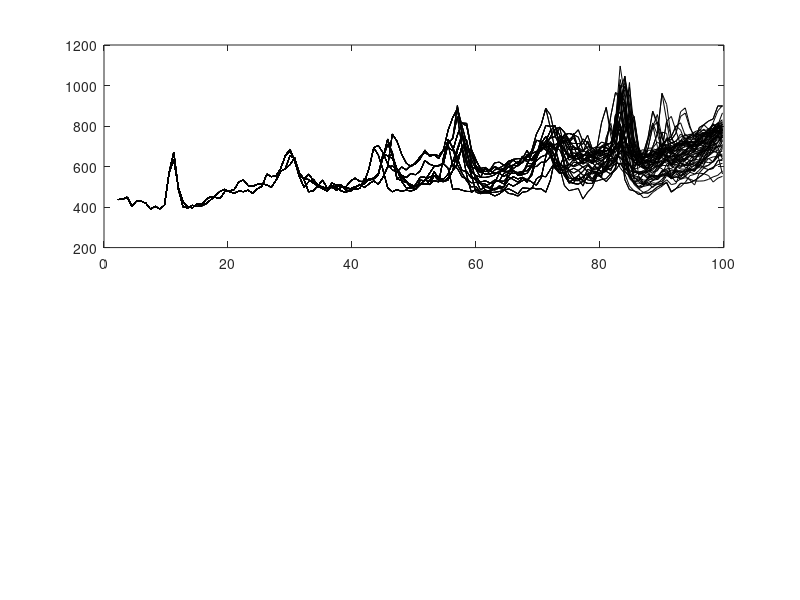

MATLAB code for this plot: (Note: this script raises an error after producing the figure.)
%% Fig.1C (WT)
load('2021-07-20_cyano-03_6.mat')

figure;

subplot(2,1,1);
plot(T,Y,'k-');
hold on;
[pk,lk] = findpeaks((Y(:,9)),T(:,9),'MinPeakProminence',100);
plot(T(:,9),Y(:,9),'c-',lk,pk,'mo','LineWidth',2, 'MarkerSize',12);
nightmodeon(s,12,1);
xlabel('')
ylabel('P_{rpoD4}-EYFP (a.u.)','fontweight','bold')
ylim([400 1200])
xlim([24 96])
set(gca,'XTick',12*(0:20));
set(gca,'FontSize',12);
grid on;

subplot(2,1,2);
plot(T,L_smooth,'k-');
hold on
TF = islocalmin(L_smooth(:,9));
x = T(:,9);y = L_smooth(:,9);
plot(x,y,'c-',x(TF),y(TF),'mo','LineWidth',2, 'MarkerSize',12);
nightmodeon(s,12,1);
xlabel('Time in LL (h)','fontweight','bold')
ylabel('Cell length (\mum)','fontweight','bold')
ylim([2 10])
xlim([24 96])
set(gca,'XTick',12*(0:20));
set(gca,'FontSize',12);
grid on;




%% Fig.1D_WT PrpoD4-EYFP vs ToD
clear

load('WT_ML_24_DT_data.mat')

%%%% Find individual traces of cells with complete cell cycles %%%%
T_wt = [];
T_wt_all = [];
Y_wt = [];
Y_wt_all = [];


for j = 2:length(s_ML)
    for i = 1:length(s_ML{j,2})
        if s_ML{j,2}(i).E ~= 0 && s_ML{j,2}(i).P ~= 0 % find cells with complete cell cycle
            A = s_ML{j,2}(i).E; % daughter1
            B = s_ML{j,2}(i).D; % daughter2
            t1 = [s_ML{j,2}(i).hrs-max(s_ML{j,2}(i).hrs)-0.75,s_ML{j,2}(A).hrs-min(s_ML{j,2}(A).hrs)]; % adjust the time according to time of division
            y1 = [s_ML{j,2}(i).MYs_det,s_ML{j,2}(A).MYs_det];
            
            
            t2 = [s_ML{j,2}(i).hrs-max(s_ML{j,2}(i).hrs)-0.75,s_ML{j,2}(B).hrs-min(s_ML{j,2}(B).hrs)];
            y2 = [s_ML{j,2}(i).MYs_det,s_ML{j,2}(B).MYs_det];
                   
           
            T_wt = catpad(2,T_wt,t1');
            T_wt = catpad(2,T_wt,t2');
            Y_wt = catpad(2,Y_wt,y1');
            Y_wt = catpad(2,Y_wt,y2');
            T_wt_all = cat(1,T_wt_all,t1');
            T_wt_all = cat(1,T_wt_all,t2');
            Y_wt_all = cat(1,Y_wt_all,y1');
            Y_wt_all = cat(1,Y_wt_all,y2');

        end
    end
end


%%%% Calculate mean trace from cells with complete cell cycles %%%%
xs = unique(T_wt_all);

yperx = cell(length(xs),1);
meanyperx = nan(1,length(yperx));
stdyperx = nan(1,length(yperx));
serrmeany = nan(1,length(yperx));


for j = 1:length(T_wt_all)
        whereinxs = find(xs == T_wt_all(j));
        yperx{whereinxs} = cat(1,yperx{whereinxs},Y_wt_all(j));
end


for i = 1:length(yperx)
    meanyperx(i) = mean(yperx{i});
    stdyperx(i) = std(yperx{i});
    serrmeany(i) = stdyperx(i)./sqrt(length(yperx{i}));
end


%%%% Make the plot %%%%`
figure;
plot(T_wt,Y_wt,'.-');
hold on;

curve1 = meanyperx + stdyperx;
curve2 = meanyperx - stdyperx;
x2 = [xs', fliplr(xs')];
inBetween = [curve1, fliplr(curve2)];
h = fill(x2, inBetween,'y','LineStyle','none');
h.Annotation.LegendInformation.IconDisplayStyle = 'off';
set(h,'facealpha',0.2)
hold on;

plot(xs,meanyperx,'y-','LineWidth',4)

title('WT')
xlabel('Time after cell division (h)','FontWeight','bold');
ylabel('P_{rpoD4}-EYFP (a.u.)','FontWeight','bold')
grid on;
xline(0,'k--','LineWidth',2)
xlim([-9,9]);
ylim([-200,600]);
set(gca,'XTick',3*(-40:40));
set(gca,'FontSize',14)


%% Fig.1E_delkaiBC PrpoD4-EYFP vs ToD
clear 

load('Fig1G_data.mat')

T_delkaiBC = [];
T_delkaiBC_all = [];
Y_delkaiBC = [];
Y_delkaiBC_all = [];


for j = 2:length(s_delkaiBC)
    for i = 1:length(s_delkaiBC{j,2})
        if s_delkaiBC{j,2}(i).E ~= 0 && s_delkaiBC{j,2}(i).P ~= 0
            A = s_delkaiBC{j,2}(i).E;
            B = s_delkaiBC{j,2}(i).D;
            t1 = [s_delkaiBC{j,2}(i).hrs-max(s_delkaiBC{j,2}(i).hrs)-0.75,s_delkaiBC{j,2}(A).hrs-min(s_delkaiBC{j,2}(A).hrs)];
            y1 = [s_delkaiBC{j,2}(i).MYs_det,s_delkaiBC{j,2}(A).MYs_det];
            
            t2 = [s_delkaiBC{j,2}(i).hrs-max(s_delkaiBC{j,2}(i).hrs)-0.75,s_delkaiBC{j,2}(B).hrs-min(s_delkaiBC{j,2}(B).hrs)];
            y2 = [s_delkaiBC{j,2}(i).MYs_det,s_delkaiBC{j,2}(B).MYs_det];       
           
            T_delkaiBC = catpad(2,T_delkaiBC,t1');
            T_delkaiBC = catpad(2,T_delkaiBC,t2');
            Y_delkaiBC = catpad(2,Y_delkaiBC,y1');
            Y_delkaiBC = catpad(2,Y_delkaiBC,y2');

            T_delkaiBC_all = cat(1,T_delkaiBC_all,t1');
            T_delkaiBC_all = cat(1,T_delkaiBC_all,t2');
            Y_delkaiBC_all = cat(1,Y_delkaiBC_all,y1');
            Y_delkaiBC_all = cat(1,Y_delkaiBC_all,y2');


        end
    end
end

xs = unique(T_delkaiBC_all);

yperx = cell(length(xs),1);
meanyperx = nan(1,length(yperx));
stdyperx = nan(1,length(yperx));
serrmeany = nan(1,length(yperx));


for j = 1:length(T_delkaiBC_all)
        whereinxs = find(xs == T_delkaiBC_all(j));
        yperx{whereinxs} = cat(1,yperx{whereinxs},Y_delkaiBC_all(j));
end


for i = 1:length(yperx)
    meanyperx(i) = mean(yperx{i});
    stdyperx(i) = std(yperx{i});
    serrmeany(i) = stdyperx(i)./sqrt(length(yperx{i}));
end



figure;
plot(T_delkaiBC,Y_delkaiBC,'.-');
hold on;

curve1 = meanyperx + stdyperx;
curve2 = meanyperx - stdyperx;
x2 = [xs', fliplr(xs')];
inBetween = [curve1, fliplr(curve2)];
h = fill(x2, inBetween,'y','LineStyle','none');
h.Annotation.LegendInformation.IconDisplayStyle = 'off';
set(h,'facealpha',0.2)
hold on;

plot(xs,meanyperx,'y-','LineWidth',4)


title('\it\DeltakaiBC')
xlabel('Time after cell division (h)','FontWeight','bold');
ylabel('P_{rpoD4}-EYFP (a.u.)','FontWeight','bold')
grid on;
xline(0,'k--','LineWidth',2)
xlim([-9,9]);
ylim([-200,600]);
set(gca,'XTick',3*(-40:40));
set(gca,'FontSize',14)
